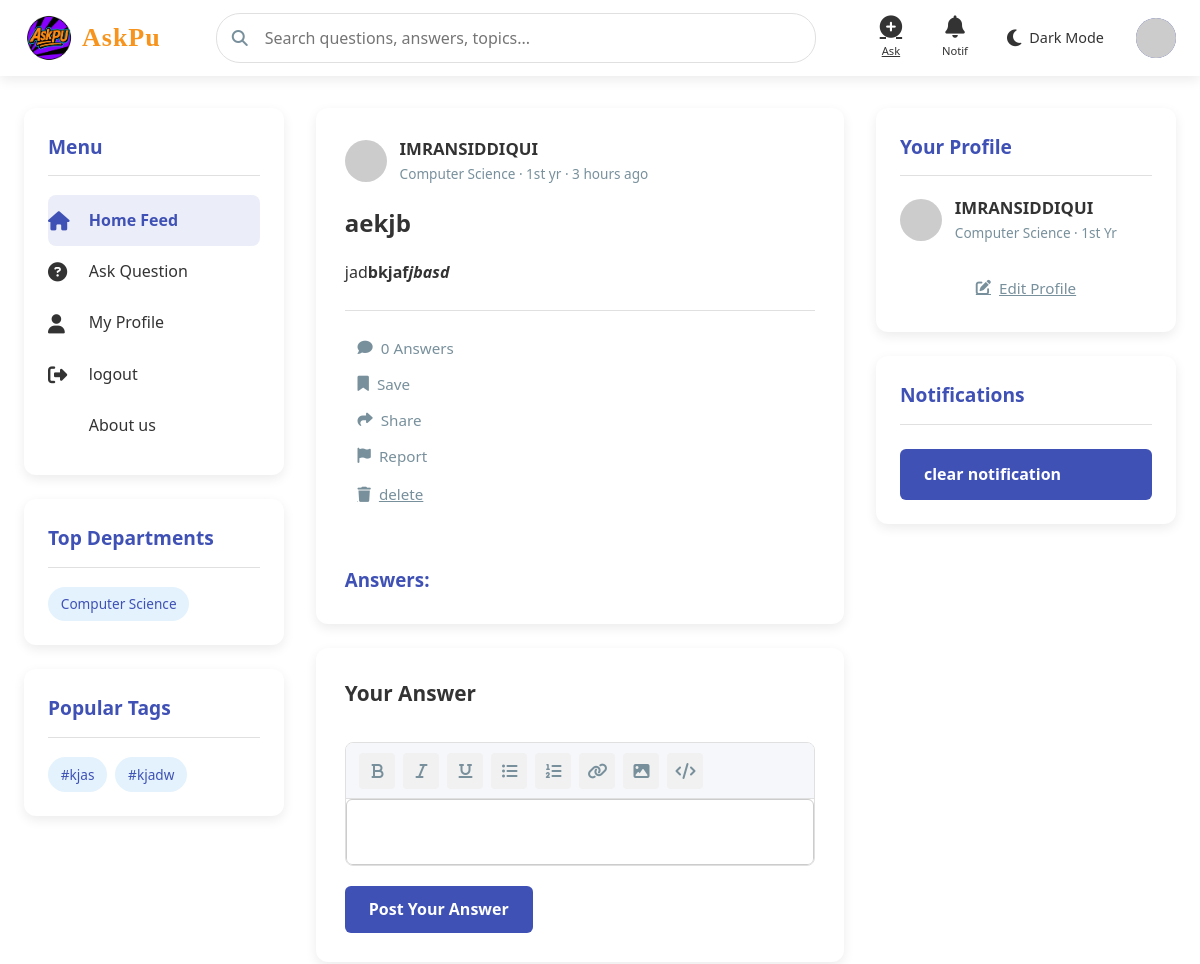
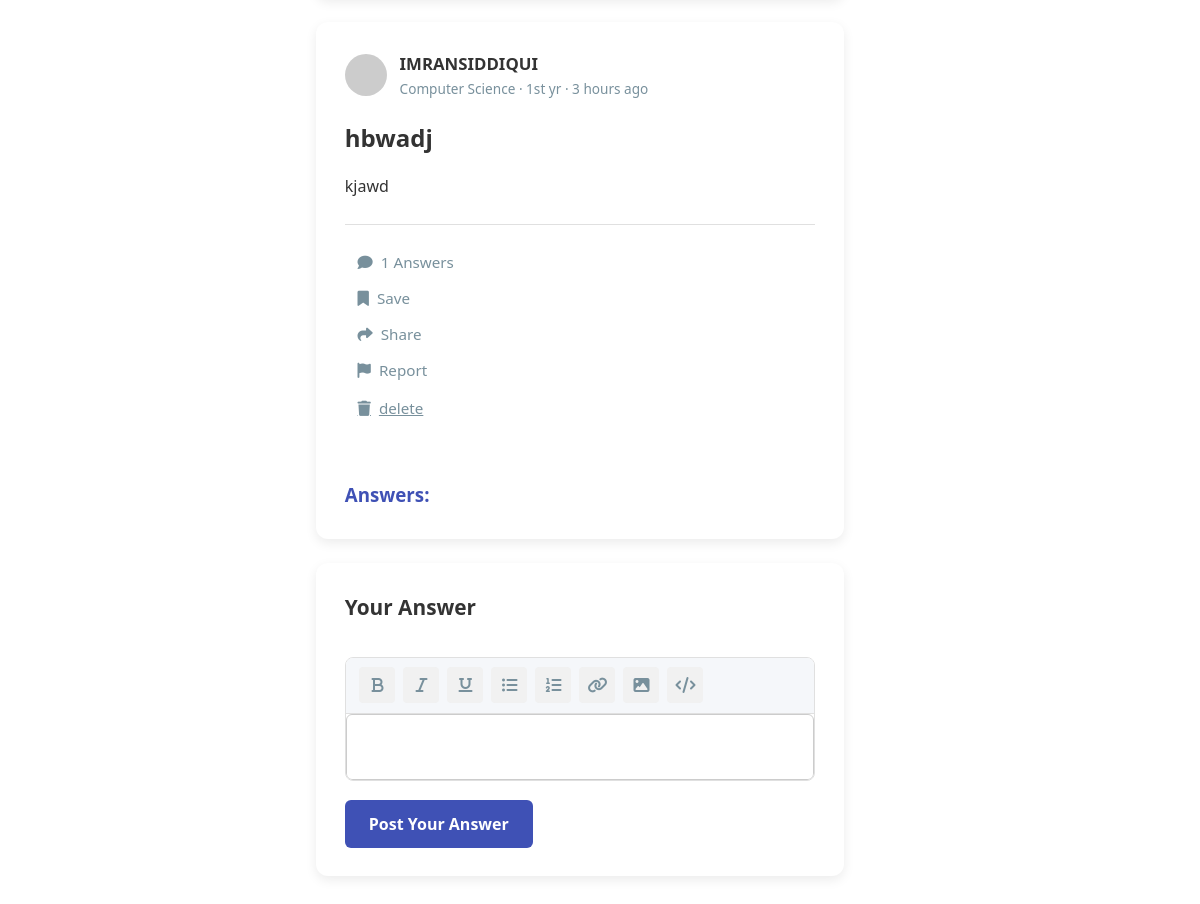
Before: /index (signed in) with the older database file (2 pictures, top to bottom).
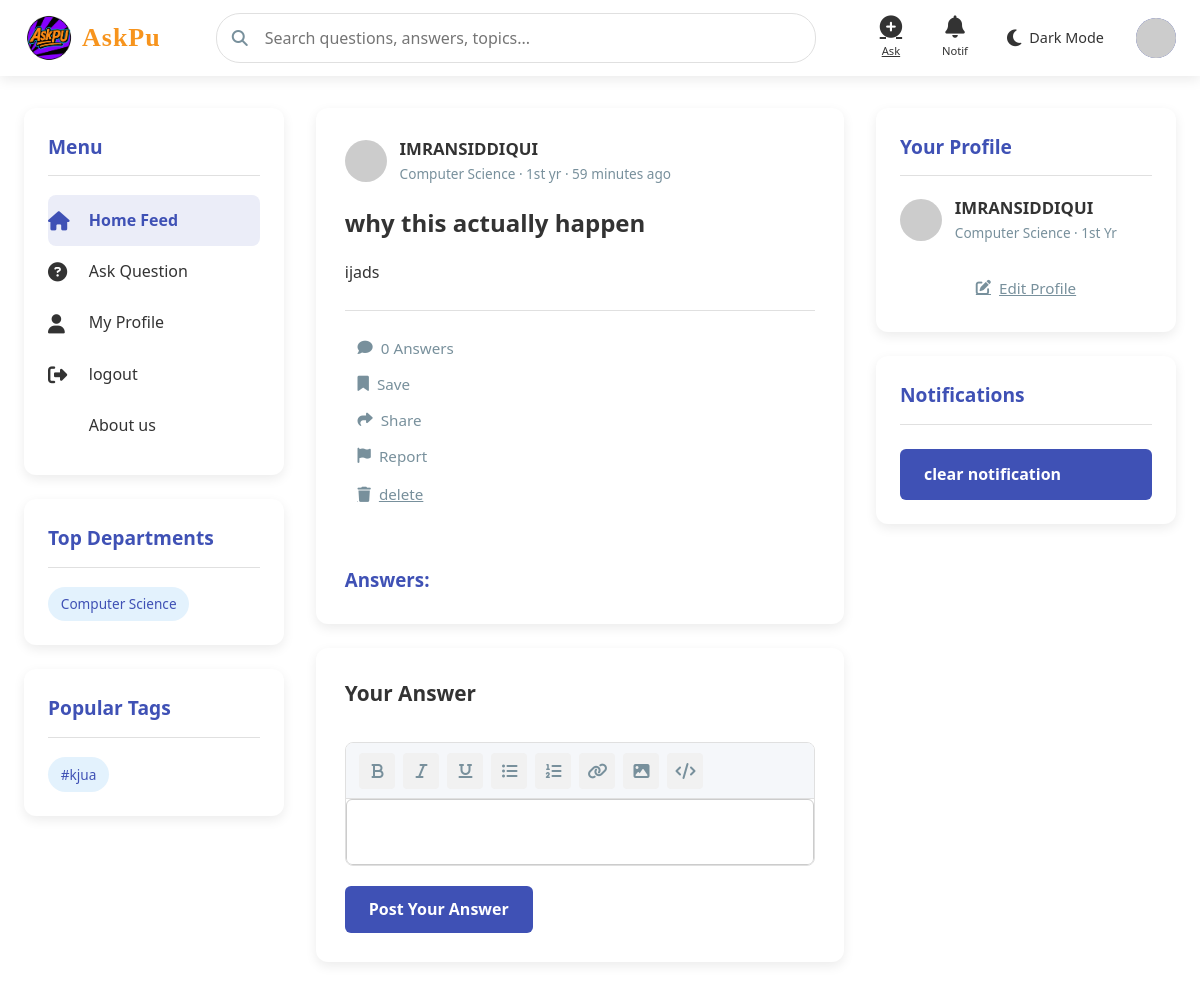
After: the same page with the newer database file.
### app.py (models this page shows)
class Question(db.Model):
    id = db.Column(db.Integer, primary_key=True)
    title = db.Column(db.String(200), nullable=False)
    description = db.Column(db.Text, nullable=False)
    tags = db.Column(db.String(200), nullable=True)
    user_id = db.Column(db.Integer, db.ForeignKey('user.id'), nullable=False)
    created_at = db.Column(db.DateTime, default=datetime.utcnow)
    department = db.Column(db.String(50), nullable=True)
    subject = db.Column(db.String(50), nullable=True)
    image = db.Column(db.String(200), nullable=True)
    answers = db.relationship('Answer', backref='question', lazy=True, cascade="all, delete")

class User(db.Model):
    id = db.Column(db.Integer, primary_key=True)#use
    first_name=db.Column(db.String(90),unique=False, nullable=False)
    last_name=db.Column(db.String(90),unique=False, nullable=False)
    full_name=db.Column(db.String(90),unique=True, nullable=True)#use
    username = db.Column(db.String(80), unique=True, nullable=False)#use
    email = db.Column(db.String(120), unique=True, nullable=False)#use
    c_id = db.Column(db.String(200), nullable=False)#use
    password = db.Column(db.String(200), nullable=False)#use
    role = db.Column(db.String(20), default='student',nullable=True)#use
    department = db.Column(db.String(50), nullable=True)#use
    year = db.Column(db.String(90), nullable=True)#use
    bio = db.Column(db.Text, nullable=True)#use
    interest= db.Column(db.String(200), nullable=True)
    skiils=db.Column(db.String(200), nullable=True)
    location=db.Column(db.String(200), nullable=True)
    questions = db.relationship('Question', backref='author', lazy=True, cascade="all, delete")
    created_at = db.Column(db.DateTime, default=datetime.utcnow)
    answers = db.relationship('Answer', backref='author', lazy=True, cascade="all, delete")
    image = db.Column(db.String(300), nullable=True)
    otp=db.Column(db.Integer)#use
    achievement=db.Column(db.String(200), nullable=True)
    course=db.Column(db.String(200), nullable=True)
    verify= db.Column(db.Boolean, default=False)
    voted_on = db.relationship(
        'Answer',
        secondary=votes_association,
        back_populates='voters',
        cascade="all, delete"
    )

### app.py (the view)
@app.route('/index')
def index():
    user_id = session.get('user_id')
    if user_id:
        question = Question.query.order_by(desc(Question.created_at)).all()
        x = session.get('user_id')
        user=User.query.get(x)
        notifications = Notification.query.filter_by(recipient_id=user.id).order_by(desc(Notification.created_at)).all()
        question_list = Question.query.order_by(desc(Question.created_at)).all()
        all_tags = []
        for q in question_list:
            if q.tags:
                tags = [tag.strip() for tag in q.tags.split(',') if tag.strip()]
                all_tags.extend(tags)
        tag_counter = Counter(all_tags)
        top_tags = [tag for tag, count in tag_counter.most_common(10)]
        departments = db.session.query(Question.department).distinct().all()
        department_tags = [dept[0] for dept in departments if dept[0]]
        return render_template('index.html',user=user,questions=question,top_tags=top_tags,
                               department_tags=department_tags,
                               notifications=notifications)
    else:
        flash('You need to login first', 'warning')
        return redirect(url_for('login'))

### app.py (called while the page is built)
@app.template_filter('time_ago')
def time_ago(date):
    now = datetime.utcnow()
    diff = now - date
    periods = [
        ('year', 60*60*24*365),
        ('month', 60*60*24*30),
        ('day', 60*60*24),
        ('hour', 60*60),
        ('minute', 60),
        ('second', 1)
    ]
    for period, seconds in periods:
        value = diff.total_seconds() / seconds
        if value >= 1:
            value = int(value)
            return f"{value} {period}{'s' if value != 1 else ''} ago"
    return "just now"

    @property
    def score(self):
        total_upvotes = db.session.query(votes_association).filter_by(answer_id=self.id, vote_type='upvote').count()
        total_downvotes = db.session.query(votes_association).filter_by(answer_id=self.id, vote_type='downvote').count()
        return total_upvotes - total_downvotes

### templates/index.html (shortened to what the changed rows need)
<!DOCTYPE html>
<html lang="en">
<head>
    <link rel="stylesheet" href="https://cdnjs.cloudflare.com/ajax/libs/font-awesome/6.4.0/css/all.min.css">
    <link rel="stylesheet" href="{{url_for ('static',filename='css/styles.css')}}">
</head>
<body>
    <div class="main-container">
        <div class="sidebar">
            <div class="sidebar-card">
<div class="tag-list">
    {% for dept in department_tags %}
    <div class="tag">{{ dept }}</div>
    {% endfor %}
</div>
            </div>
            <div class="sidebar-card">
<div class="tag-list">
    {% for tag in top_tags %}
    <div class="tag">#{{ tag }}</div>
    {% endfor %}
</div>
            </div>
        </div>
        <div class="main-content">
{% for question in questions %}
            <div class="content-card slide-in">
                <div class="card-header">
                    <div class="user-info">
                        {% if question.author.image %}
  <img src="{{ url_for('static', filename='uploads/' + question.author.image) }}" alt="Avatar">
{% else %}
  <img src="https://api.dicebear.com/6.x/avataaars/svg?seed={{ question.author.username }}" alt="Default Avatar">
{% endif %}
                        <div class="user-details">
                            <div class="user-name">{{ question.author.full_name }}</div>
                            <div class="user-meta">{{question.author.department}} · {{question.author.year}} yr · {{ question.created_at|time_ago }}</div>
                        </div>
                    </div>
                </div>
                <h2 class="question-title">{{ question.title }}</h2>
                <div class="question-content">
                    {{ question.description |safe }}
                </div>
                <div class="question-footer">
                    <div class="action-buttons">
                        <button class="action-button">
                            <i class="fas fa-comment"></i>
                            <span>{{question.answers|length}} Answers</span>
                        </button>
                        <button class="action-button">
                            <i class="fas fa-bookmark"></i>
                            <span>Save</span>
                        </button>
                        <button class="action-button">
                            <i class="fas fa-share"></i>
                            <span>Share</span>
                        </button>
                        <button class="action-button">
                            <i class="fas fa-flag"></i>
                            <span>Report</span>
                        </button>
                        {% if question.author.id ==user.id%}
                       <a href="{{url_for('delete_q',question_id=question.id)}}" class="action-button">
                            <i class="fas fa-trash"></i>
                            <span>delete</span>
                       </a>
                       {% endif %}
                    </div>
                </div>
                <br>
                <br>
<h3 style="cursor: pointer; color: #3f51b5;" onclick="toggleAnswer('{{ question.id }}')">Answers:</h3>
</div>
            <div class="content-card slide-in" style="animation-delay: 0.2s;">
                <h3 class="form-title">Your Answer</h3>
                <form class="answer-form"  method="POST" action="{{ url_for('answer', question_id=question.id) }}">
                        <div class="rich-text-editor">
                            <div class="editor-toolbar">
                                <button class="tool-button" title="Bold"><i class="fas fa-bold"></i></button>
                                <button class="tool-button" title="Italic"><i class="fas fa-italic"></i></button>
                                <button class="tool-button" title="Underline"><i class="fas fa-underline"></i></button>
                                <button class="tool-button" title="List"><i class="fas fa-list-ul"></i></button>
                                <button class="tool-button" title="Numbered List"><i class="fas fa-list-ol"></i></button>
                                <button class="tool-button" title="Link"><i class="fas fa-link"></i></button>
                                <button class="tool-button" title="Image"><i class="fas fa-image"></i></button>
                                <button class="tool-button" title="Code"><i class="fas fa-code"></i></button>
                            </div>
                            <div class="editor-content" id="editor" contenteditable="true"></div>
                        </div>
                    <button type="submit" class="submit-button">Post Your Answer</button>
                </form>
            </div>
             {% endfor %}
        </div>
</body>
</html>

Changed rows visible on the page:
removed Question: tags "kjas", author.full_name "IMRANSIDDIQUI", author.department "Computer Science", author.year "1st", created_at "3 hours ago", title "aekjb", description "jad bkjaf jbasd", answers|length "0"
changed Question "IMRANSIDDIQUI": tags "kjadw" → "kjua"; created_at "3 hours ago" → "59 minutes ago"; title "hbwadj" → "why this actually happen"; description "kjawd" → "ijads"; answers|length "1" → "0"
